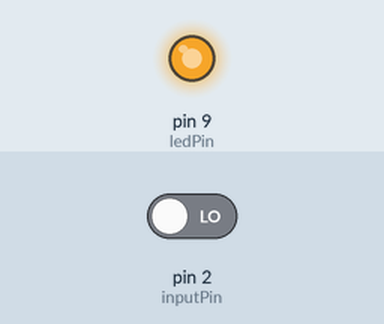
Bench run of a sketch on a simulated Arduino Uno, built with avr-gcc and run on an emulated ATmega328P. Shown: output pins drawn as LEDs (lit = HIGH). Inputs (shaded band) come from the test bench; at power-on: pin 2 (inputPin) LOW.

Above: at 0.15 s.
At 3.9 s:
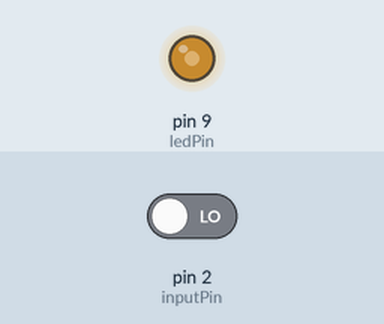
4.0 s: pin 2 (inputPin) driven HIGH
At 4.83 s:
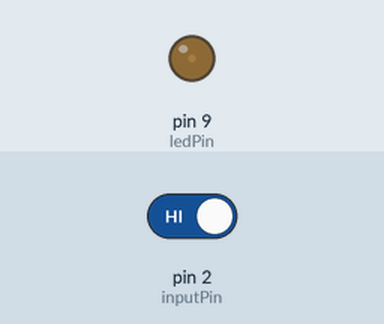
Timing chart, 0 to 13.5 s (numbered marks = the images above; inputs shaded):
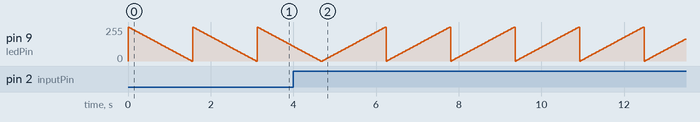

The sketch:

fadeLedWithPhotoresistor.ino
```cpp
int ledPin = 9; // LED connected to digital pin 9
const int inputPin = 2;

void setup() {
  pinMode(inputPin, INPUT);
  pinMode(ledPin, OUTPUT);
}

void loop() {
  int digitalInput = digitalRead(inputPin);
  if (digitalInput == 1) {
    // fade in from min to max in increments of 5 points:
    for (int fadeValue = 0; fadeValue <= 255; fadeValue += 5) {
      // sets the value (range from 0 to 255):
      analogWrite(ledPin, fadeValue);
      // wait for 30 milliseconds to see the dimming effect:
      delay(30);
    }
  } else {
    // fade out from max to min in increments of 5 points:
    for (int fadeValue = 255; fadeValue >= 0; fadeValue -= 5) {
      // sets the value (range from 0 to 255):
      analogWrite(ledPin, fadeValue);
      // wait for 30 milliseconds to see the dimming effect:
      delay(30);
    }
  }
}
```
